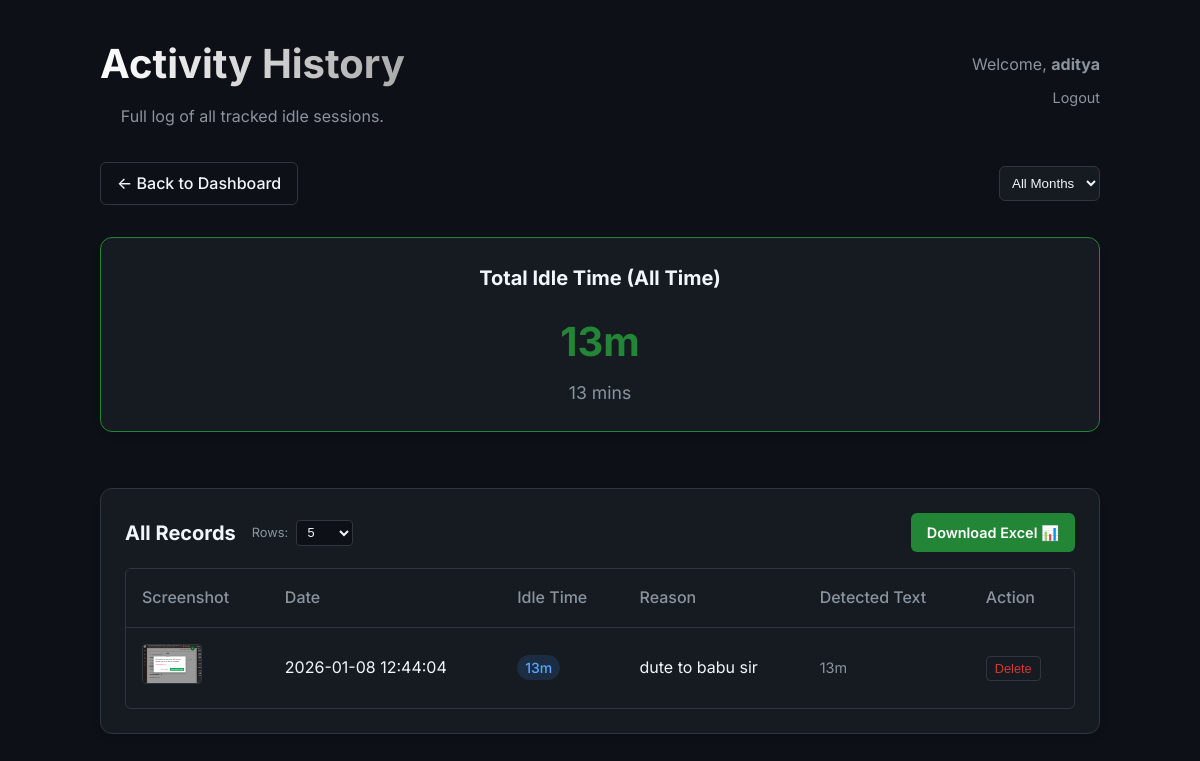
The app's page /history (signed in) with its own data.
### tables this page shows
CREATE TABLE users (
            id INTEGER PRIMARY KEY AUTOINCREMENT,
            username TEXT UNIQUE NOT NULL,
            password_hash TEXT NOT NULL,
            is_admin BOOLEAN DEFAULT 0
        );

CREATE TABLE records (
            id INTEGER PRIMARY KEY AUTOINCREMENT,
            timestamp DATETIME DEFAULT CURRENT_TIMESTAMP,
            filename TEXT,
            idle_minutes INTEGER,
            original_text TEXT
        , reason TEXT, user_id INTEGER REFERENCES users(id));

### app.py (the view, shortened to what this page needs)
@app.route('/history')
@login_required
def history():
    month_filter = request.args.get('month')
    page = request.args.get('page', 1, type=int)
    per_page = request.args.get('per_page', 5, type=int)
    if per_page > 100: per_page = 100
    if per_page < 1: per_page = 5
    offset = (page - 1) * per_page
    target_user_id = current_user.id
    target_username = current_user.username
    if current_user.is_admin and request.args.get('user_id'):
        target_user_id = request.args.get('user_id', type=int)
        target_user = User.get(target_user_id)
        if target_user:
            target_username = target_user.username
    conn = sqlite3.connect(app.config['Db_PATH'])
    c = conn.cursor()
    c.execute("SELECT DISTINCT strftime('%Y-%m', timestamp) FROM records WHERE user_id = ? ORDER BY timestamp DESC", (target_user_id,))
    available_months = [row[0] for row in c.fetchall()]
    base_query = "FROM records WHERE user_id = ? "
    params = [target_user_id]
    if month_filter:
        base_query += "AND strftime('%Y-%m', timestamp) = ? "
        params.append(month_filter)
    c.execute(f"SELECT COUNT(*) {base_query}", tuple(params))
    total_count = c.fetchone()[0]
    total_pages = (total_count + per_page - 1) // per_page
    query = f"SELECT id, timestamp, filename, idle_minutes, original_text, reason {base_query} ORDER BY timestamp DESC LIMIT ? OFFSET ?"
    params.extend([per_page, offset])
    c.execute(query, tuple(params))
    records = c.fetchall()
    sum_query = f"SELECT SUM(idle_minutes) {base_query}"
    c.execute(sum_query, tuple(params[:-2]))
    result = c.fetchone()
    total_minutes = result[0] if result[0] else 0
    conn.close()
    return render_template('history.html',
                           records=records,
                           available_months=available_months,
                           current_month=month_filter,
                           total_minutes=total_minutes,
                           page=page,
                           per_page=per_page,
                           total_pages=total_pages,
                           target_username=target_username if target_user_id != current_user.id else None,
                           target_user_id=target_user_id,
                           endpoint='history')

### app.py (called while the page is built)
@login_manager.user_loader
def load_user(user_id):
    return User.get(user_id)

def format_minutes(total_minutes):
    if total_minutes is None:
        return "0m"
    h = total_minutes // 60
    m = total_minutes % 60
    if h > 0:
        return f"{h}h {m}m"
    return f"{m}m"

    @staticmethod
    def get(user_id):
        conn = sqlite3.connect(app.config['Db_PATH'])
        c = conn.cursor()
        c.execute("SELECT * FROM users WHERE id = ?", (user_id,))
        user_data = c.fetchone()
        conn.close()
        if user_data:
            return User(id=user_data[0], username=user_data[1], password_hash=user_data[2], is_admin=user_data[3])
        return None

### templates/history.html (shortened to what this page needs)
<!DOCTYPE html>
<html lang="en">
<head>
    <link rel="stylesheet" href="{{ url_for('static', filename='style.css') }}">
</head>
<body>
    <div class="container" style="max-width: 1000px;">
        <header style="display: flex; justify-content: space-between; align-items: center; margin-bottom: 2rem;">
            <div>
                <h1>Activity History</h1>
                {% if target_username %}
                <div class="alert"
                    style="background: var(--accent-color); color: white; padding: 0.5rem 1rem; border-radius: 6px; display: inline-block; margin-top: 0.5rem;">
                    Admin View: Viewing history for <strong>{{ target_username }}</strong>
                </div>
                {% else %}
                <p class="subtitle">Full log of all tracked idle sessions.</p>
                {% endif %}
            </div>
            <div style="text-align: right;">
                <span style="display: block; color: var(--text-secondary); margin-bottom: 0.5rem;">Welcome, <strong>{{
                        current_user.username }}</strong></span>
                <div style="display: flex; gap: 1rem; justify-content: flex-end;">
                    <a href="{{ url_for('logout') }}"
                        style="color: var(--text-secondary); text-decoration: none; font-size: 0.9rem;">Logout</a>
                </div>
            </div>
        </header>
        <div style="margin-bottom: 2rem; display: flex; justify-content: space-between; align-items: center;">
            <a href="{{ url_for('index') }}" class="btn-secondary">← Back to Dashboard</a>
            <form action="{{ url_for('history') }}" method="get" class="filter-form">
                <select name="month" onchange="this.form.submit()"
                    style="padding: 0.5rem; border-radius: 6px; border: 1px solid var(--border-color); background: var(--card-bg); color: var(--text-primary);">
                    <option value="">All Months</option>
                </select>
            </form>
        </div>
        <div class="stats-grid" style="margin-bottom: 2rem; grid-template-columns: 1fr;">
            <div class="card stat-card" style="text-align: center; border-color: var(--accent-color);">
                <h2>Total Idle Time ({% if current_month %}{{ current_month }}{% else %}All Time{% endif %})</h2>
                <div class="value">{{ total_minutes | format_minutes }}</div>
                <div class="sub-value" style="font-size: 1.1rem; color: var(--text-secondary); margin-top: 5px;">{{
                    total_minutes }} mins</div>
            </div>
        </div>
        <div class="card history-card">
            <div class="card-header"
                style="display: flex; justify-content: space-between; align-items: center; margin-bottom: 1rem;">
                <div style="display: flex; align-items: center; gap: 1rem;">
                    <h2 style="margin: 0;">
                        {% if current_month %}Records for {{ current_month }}{% else %}All Records{% endif %}
                    </h2>
                    <form action="{{ url_for('history') }}" method="get" class="limit-form"
                        style="display: flex; align-items: center; gap: 0.5rem;">
                        <label for="per_page" style="color: var(--text-secondary); font-size: 0.8rem;">Rows:</label>
                        <select name="per_page" class="row-limit-select"
                            style="padding: 0.2rem 0.4rem; border-radius: 4px; background: var(--bg-color); color: var(--text-primary); border: 1px solid var(--border-color); font-size: 0.8rem;">
                            <option value="5" {% if per_page==5 %}selected{% endif %}>5</option>
                        </select>
                    </form>
                </div>
                <a href="{{ url_for('export_excel') }}" class="btn-primary"
                    style="text-decoration: none; font-size: 0.9rem; padding: 0.5rem 1rem;">Download Excel 📊</a>
            </div>
            <div id="data-container">
                {% include 'partials/table_content.html' %}
            </div>
        </div>
    </div>
</body>
</html>

### templates/partials/table_content.html (shortened to what this page needs)
{% if records %}
<div class="table-wrapper">
    <table class="history-table">
        <thead>
            <tr>
                <th>Screenshot</th>
                <th>Date</th>
                <th>Idle Time</th>
                <th>Reason</th>
                <th>Detected Text</th>
                <th>Action</th>
            </tr>
        </thead>
        <tbody>
            {% for row in records %}
            <tr>
                <td>
                    {% if row[2] == 'manual_entry' %}
                    <span class="badge" style="background: #e9ecef; color: #495057;">📝 Manual</span>
                    {% else %}
                    <a href="{{ url_for('static', filename='uploads/' + row[2]) }}" target="_blank">
                        <img src="{{ url_for('static', filename='uploads/' + row[2]) }}" alt="Screenshot"
                            class="thumbnail">
                    </a>
                    {% endif %}
                </td>
                <td>{{ row[1] }}</td>
                <td><span class="badge">{{ row[3] | format_minutes }}</span></td>
                <td>{{ row[5] if row[5] else '-' }}</td>
                <td class="text-muted">{{ row[4] }}</td>
                <td>
                    <form action="{{ url_for('delete_record', record_id=row[0]) }}" method="post"
                        style="display:inline;">
                        <button type="submit" class="btn-delete"
                            onclick="return confirm('Are you sure?')">Delete</button>
                    </form>
                </td>
            </tr>
            {% endfor %}
        </tbody>
    </table>
</div>
{% else %}
<p class="empty-state">No records found.</p>
{% endif %}

### static/style.css (style rules this page uses)
:root { --bg-color: #0d1117; --card-bg: #161b22; --text-primary: #f0f6fc; --text-secondary: #8b949e; --accent-color: #238636; --accent-hover: #2ea043; --border-color: #30363d; --danger-color: #da3633; --bg-gradient: linear-gradient(135deg, #0d1117 0%, #161b22 100%); }
* { box-sizing: border-box; margin: 0; padding: 0; }
body { font-family: 'Inter', -apple-system, BlinkMacSystemFont, sans-serif; background: var(--bg-color); color: var(--text-primary); line-height: 1.6; min-height: 100vh; display: flex; justify-content: center; padding: 2rem; }
.container { width: 100%; max-width: 900px; }
header { margin-bottom: 2rem; text-align: center; }
h1 { font-size: 2.5rem; font-weight: 700; margin-bottom: 0.5rem; background: linear-gradient(90deg, #fff, #aaa); background-clip: text; -webkit-background-clip: text; -webkit-text-fill-color: transparent; }
.subtitle { color: var(--text-secondary); }
.card { background: var(--card-bg); border: 1px solid var(--border-color); border-radius: 12px; padding: 1.5rem; margin-bottom: 1.5rem; box-shadow: 0 4px 6px rgba(0, 0, 0, 0.1); }
h2 { font-size: 1.25rem; margin-bottom: 1rem; color: var(--text-primary); }
.stats-grid { display: grid; grid-template-columns: 1fr 1fr; gap: 1.5rem; margin-bottom: 1.5rem; }
.stat-card .value { font-size: 2.5rem; font-weight: 700; color: var(--accent-color); }
.btn-primary { background-color: var(--accent-color); color: white; border: none; padding: 0.75rem 1.5rem; border-radius: 6px; font-weight: 600; cursor: pointer; transition: background-color 0.2s; }
.thumbnail { width: 60px; height: 40px; object-fit: cover; border-radius: 4px; border: 1px solid var(--border-color); transition: transform 0.2s; }
.btn-secondary { background-color: transparent; color: var(--text-primary); border: 1px solid var(--border-color); padding: 0.5rem 1rem; border-radius: 6px; text-decoration: none; font-weight: 500; transition: background 0.2s; }
.history-table { width: 100%; border-collapse: collapse; }
.history-table th, .history-table td { text-align: left; padding: 1rem; border-bottom: 1px solid var(--border-color); }
.history-table th { color: var(--text-secondary); font-weight: 500; }
.history-table tr:last-child td { border-bottom: none; }
.badge { background: rgba(56, 139, 253, 0.15); color: #58a6ff; padding: 4px 8px; border-radius: 20px; font-size: 0.875rem; font-weight: 500; }
.text-muted { color: var(--text-secondary); font-size: 0.9rem; }
.btn-delete { background: transparent; border: 1px solid var(--border-color); color: var(--danger-color); padding: 0.25rem 0.5rem; border-radius: 4px; cursor: pointer; font-size: 0.8rem; }
.table-wrapper { max-height: 400px; overflow-y: auto; border: 1px solid var(--border-color); border-radius: 6px; }
.table-wrapper th { position: sticky; top: 0; background: var(--card-bg); z-index: 1; box-shadow: 0 2px 0 var(--border-color); }

### records on screen
users: username "aditya"
records: filename (picture), timestamp "2026-01-08 12:44:04", idle_minutes "13m", reason "dute to babu sir", original_text "13m"

### other values on screen
{{ total_minutes | format_minutes }} "13m"
{{ total_minutes }} "13"
